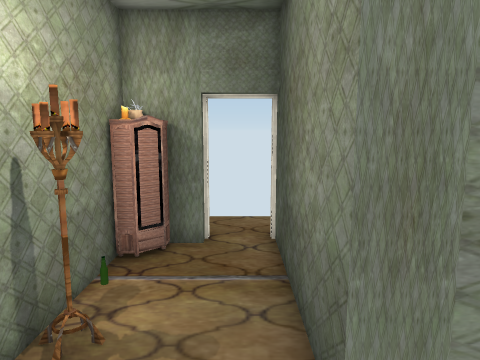
[1] (above)

18 first-person views from a walk through a Unity game level. The camera is 1.5 m above the floor, tilts 8° down and sees 70° across. The floor is counted in squares, 0.5 m on a side. Each view is taken from the middle of a square. On the plan, view 1 faces up. The plan holds only what a view shows up to about 20 squares ahead; the rest is blank. The place goes on beyond the plan. The player character is not drawn. Some animated figures are not drawn. Door leaves are left out, so doorways stand open. Some surface patterns are stand-ins.

[2]
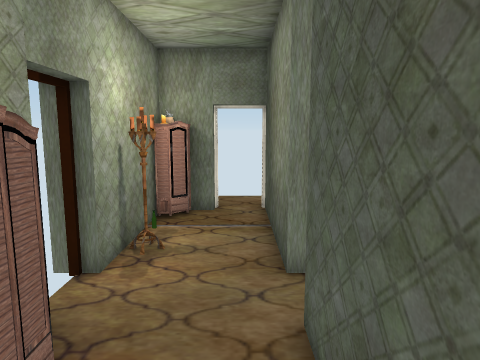

[3]
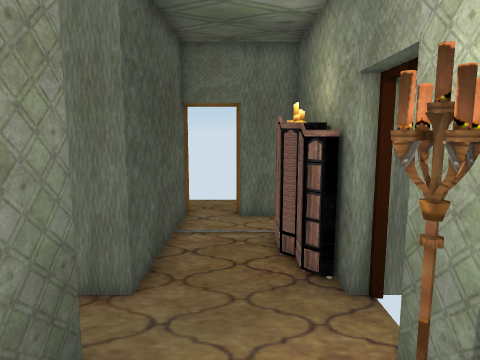

[4]
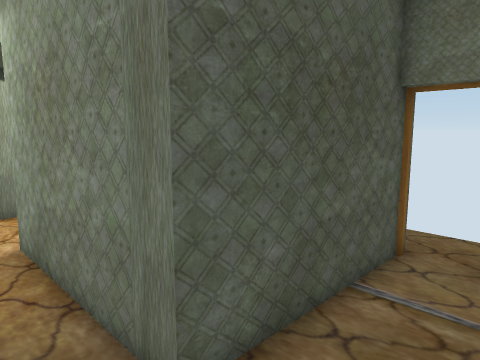

[5]
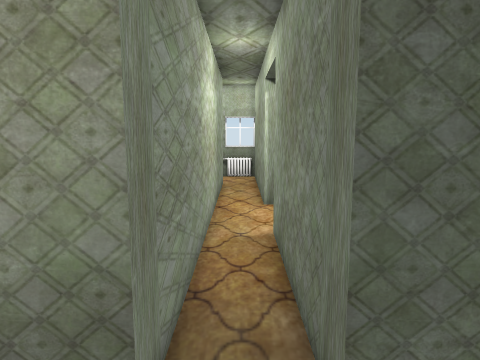

[6]
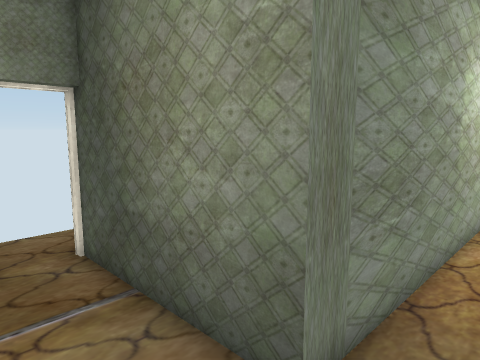

[7]
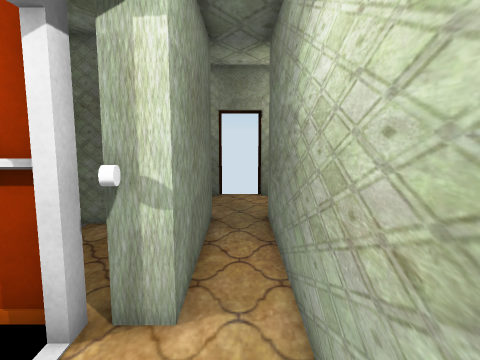

[8]
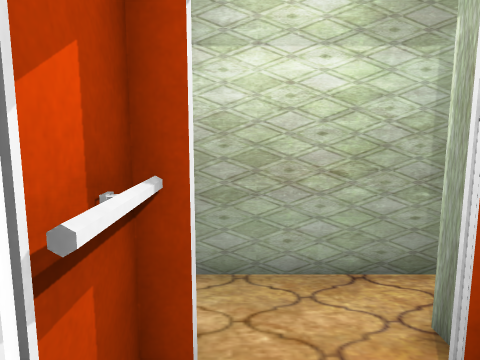

[9]
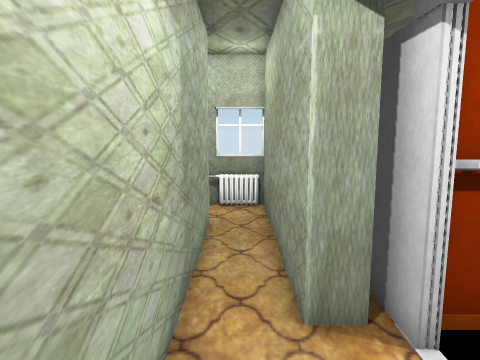

[10]
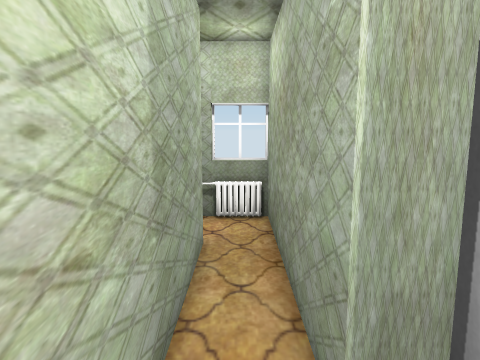

[11]
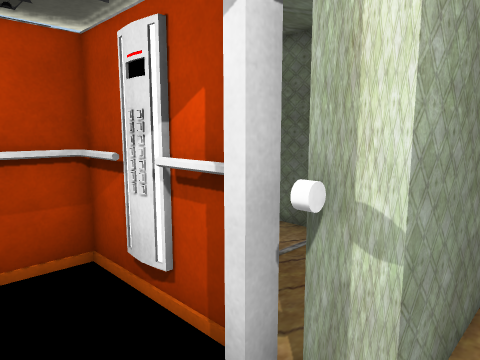

[12]
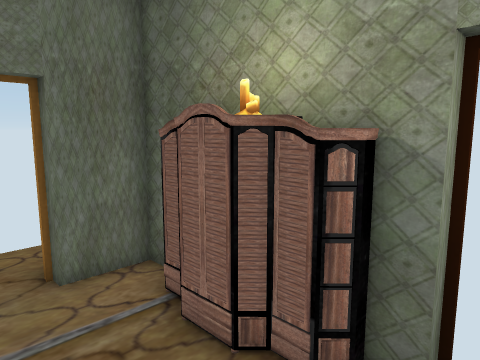

[13]
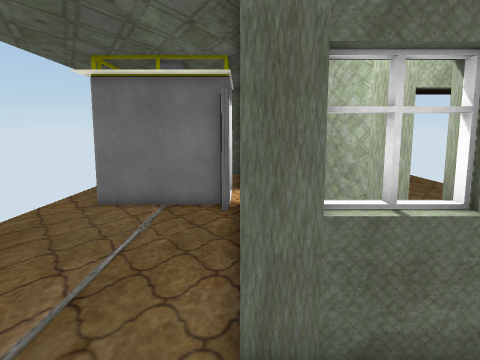

[14]
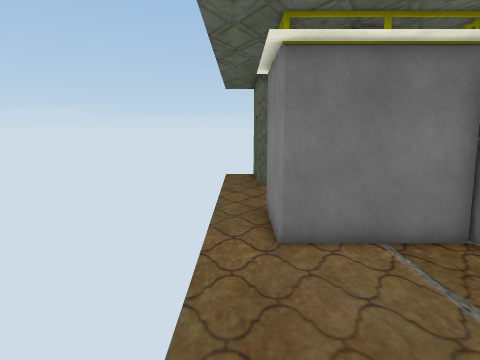

[15]
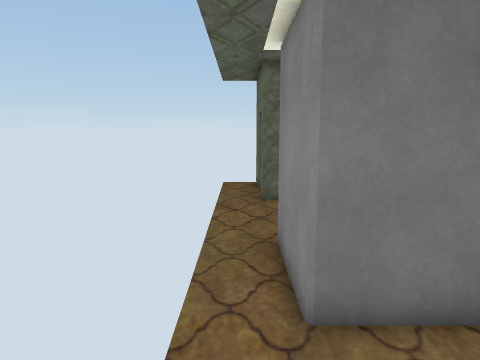

[16]
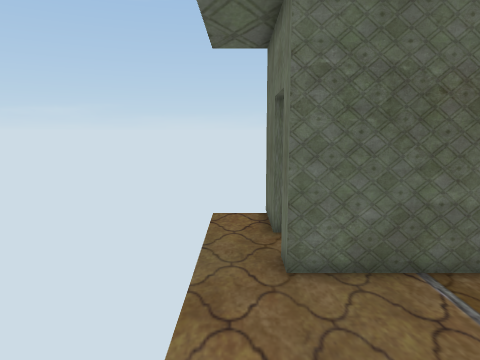

[17]
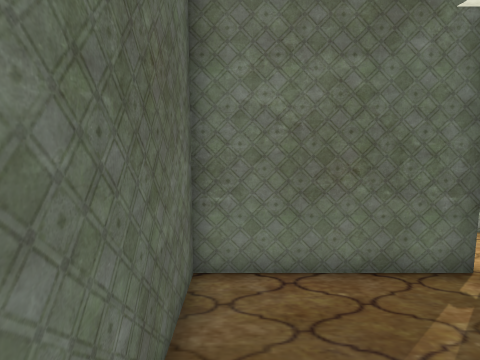

[18]
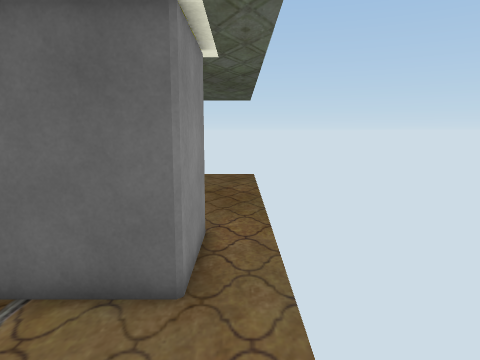

### Floor plan
Ten units are one square. View 1 is at (0, 0); x grows to the right and y downward. Boxes are objects, and circles mark ways between rooms. Rooms are numbered by the first view taken in them; rooms with no view inside come last. Other rooms are left out.
<svg viewBox="-45 -105 295 180">
<path fill="none" stroke="#000" d="M-30 -10 -30 50 -10 50M-24 -44 -23 -43 -24 -43M-22 -48 -27 -45M-22 -49 -24 -43M-24 -49 -21 -43M-25 -49 -22 -42M-30 -75 -30 -30M-10 -90 -22 -90M10 60 10 -10 80 -10M85 -30 10 -30 10 -100M120 1 120 -10 184 -10M112 4 132 4M80 -10 80 0M180 -30 85 -30M83 31 83 36M81 25 82 34M83 40 83 56 97 56M83 8 83 26M80 7 80 58 99 58M219 -30 210 -30M216 -30 216 -10M220 -11 220 0M204 -10 214 -10 214 -30M120 7 120 60M80 0 20 0 20 60 10 60M-10 60 -40 60M120 60 78 60 78 26"/>
<rect x="-35" y="25" width="20" height="10" fill="#bbb"><title>other object</title></rect>
<rect x="-35" y="-85" width="10" height="10" fill="#bbb"><title>other object</title></rect>
<rect x="-25" y="15" width="10" height="10" fill="#bbb"><title>other object</title></rect>
<rect x="-25" y="5" width="10" height="10" fill="#bbb"><title>other object</title></rect>
<rect x="-25" y="-5" width="10" height="10" fill="#bbb"><title>other object</title></rect>
<rect x="-25" y="-85" width="10" height="10" fill="#bbb"><title>other object</title></rect>
<rect x="205" y="-25" width="10" height="10" fill="#bbb"><title>other object</title></rect>
<rect x="215" y="-25" width="10" height="10" fill="#bbb"><title>other object</title></rect>
<circle cx="80" cy="-20" r="3" fill="#2a7"/>
<circle cx="0" cy="52" r="3" fill="#2a7"/>
<circle cx="100" cy="0" r="3" fill="#2a7"/>
<circle cx="245" cy="-5" r="3" fill="#2a7"/>
<circle cx="120" cy="70" r="3" fill="#2a7"/>
<text x="0" y="-20">1</text>
<text x="130" y="-20">2</text>
<text x="100" y="30">3</text>
<text x="240" y="-50">4</text>
<text x="200" y="40">5</text>
<text x="50" y="50">6</text>
</svg>
Room 1 opens to room 2. Room 1 opens to room 6. Room 2 opens to room 3. Room 4 opens to room 5. Room 5 opens to room 6.

Where each view was taken, in squares from view 1:
view 1: 0 up, 0 right, facing up
view 2: 4 down, 0 right, facing up
view 3: 7 up, 1 left, facing down
view 4: 3 up, 2 left, facing down-right
view 5: 2 up, 2 left, facing right
view 6: 1 up, 2 left, facing up-right
view 7: 2 up, 13 right, facing left
view 8: 4 down, 9 right, facing up
view 9: 2 up, 7 right, facing right
view 10: 2 up, 9 right, facing right
view 11: 2 up, 11 right, facing down-left
view 12: 2 up, 1 right, facing down-left
view 13: 0 up, 26 right, facing left
view 14: 7 down, 21 right, facing left
view 15: 7 down, 17 right, facing left
view 16: 7 down, 9 right, facing left
view 17: 7 down, 3 right, facing up
view 18: 7 down, 2 right, facing right
